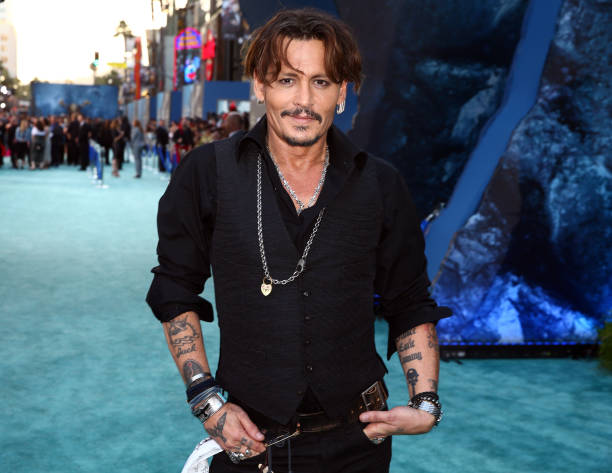
#> input picture JhonnyDepp.jpg, 612 x 473 px
$ python face.py
#> lines starting #> are read from the running program, lines starting #| are printed output that depends on the picture; after the words box and inside, x2 and y2 are one past the last pixel; in counts of white or black regions, pixels touching at a corner belong together
import cv2 as cv
from cv2 import imread

# img = cv.imread("multiface1.jpg")
img = cv.imread("JhonnyDepp.jpg")
#> img is the input picture: shape (473, 612, 3); mean B, G, R 99.7, 85.7, 69
# half = cv.resize(img, (0, 0), fx = 0.1, fy = 0.1)

# cv.imshow('faces',img)

gray = cv.cvtColor(img, cv.COLOR_BGR2GRAY)
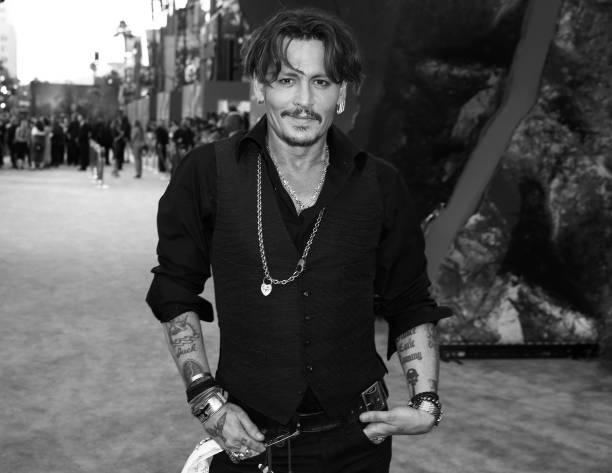
#> gray: shape (473, 612); min 0, max 255, mean 82.3
# cv.imshow('gray faces' , gray)

haar_cascade = cv.CascadeClassifier('detector.xml')
face_rect = haar_cascade.detectMultiScale(gray, scaleFactor = 1.5, minNeighbors =5)
#> face_rect = [[254, 40, 101, 101]]
print(f'total faces found : {len(face_rect)}')
#| total faces found : 1

for (x,y,i,j) in face_rect:
    cv.rectangle(img, (x,y), (x+i,y+j), (255,0,0), thickness=2)
#> this loop made 1 pass
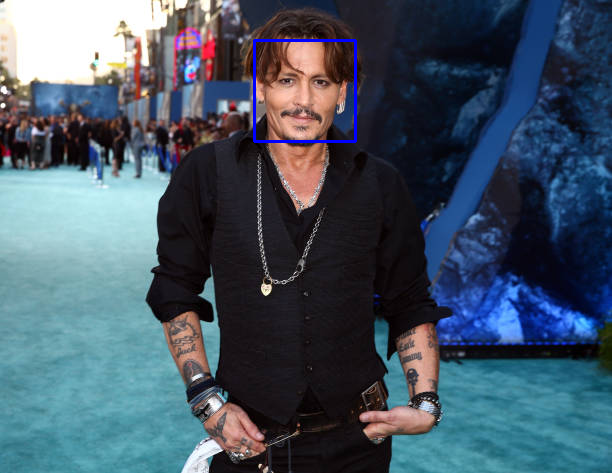
#> img: shape (473, 612, 3); 0.42% of pixels changed, all inside (x1, y1, x2, y2) = (253, 39, 357, 143)

cv.imshow("detected faces", img)

cv.waitKey(0)

$ run again, with multiface2.jpg copied over JhonnyDepp.jpg
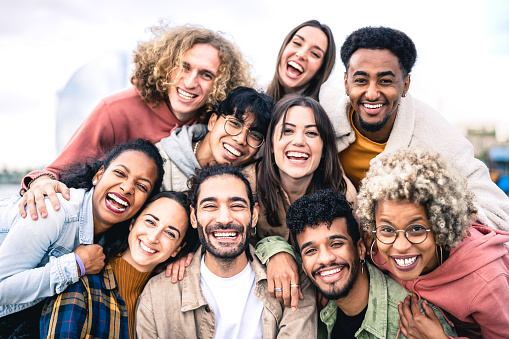
#> input picture multiface2.jpg, 509 x 339 px
#> img is the input picture: shape (339, 509, 3); mean B, G, R 156.2, 161.2, 181.9
#> `gray = cv.cvtColor(img, cv.COLOR_BGR2GRAY)`:
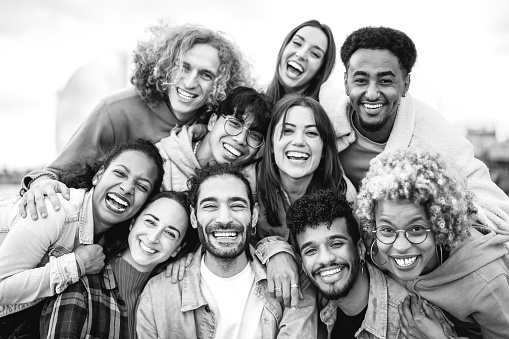
#> gray: shape (339, 509); min 0, max 255, mean 166.8
#> face_rect = [[340, 53, 68, 68], [265, 105, 68, 68], [190, 177, 68, 68]]
#| total faces found : 3
#> the loop `for (x,y,i,j) in face_rect:` made 3 passes
#> (x, y) on passes 1 to 3: (340, 53), (265, 105), (190, 177)
#> after the loop `for (x,y,i,j) in face_rect:`:
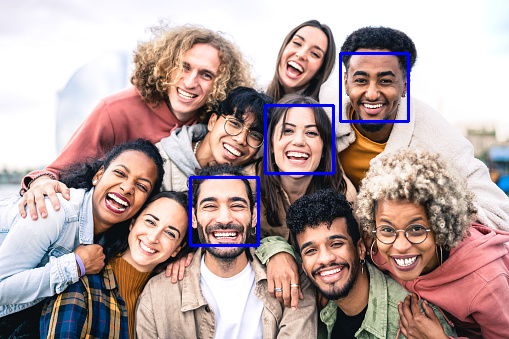
#> img: shape (339, 509, 3); 1.41% of pixels changed, all inside (x1, y1, x2, y2) = (189, 52, 410, 247)
